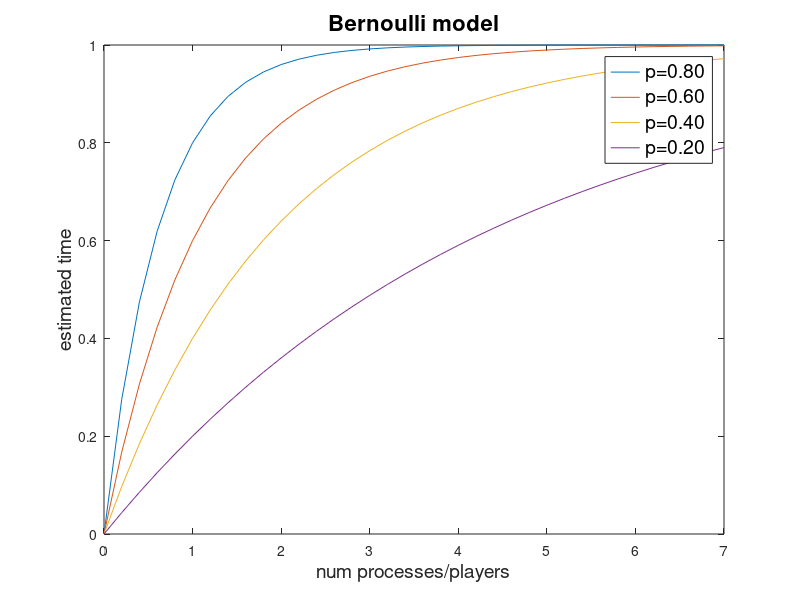
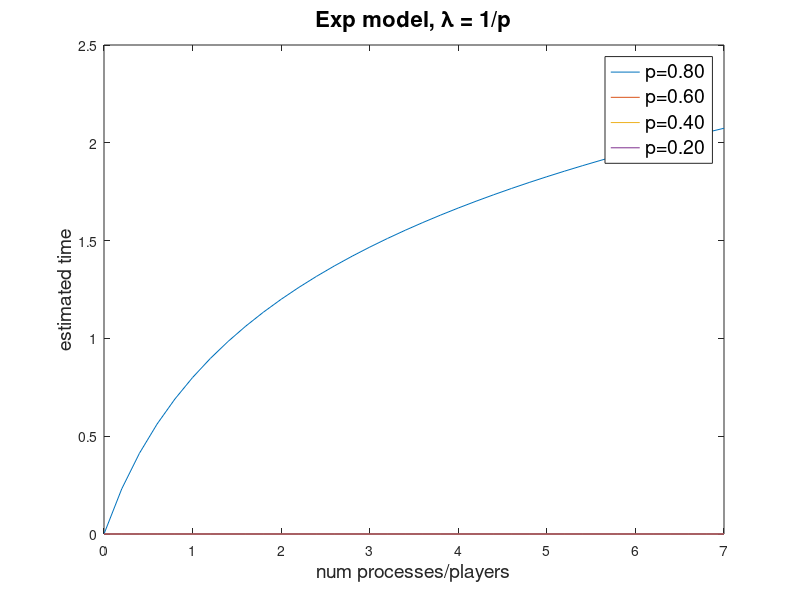
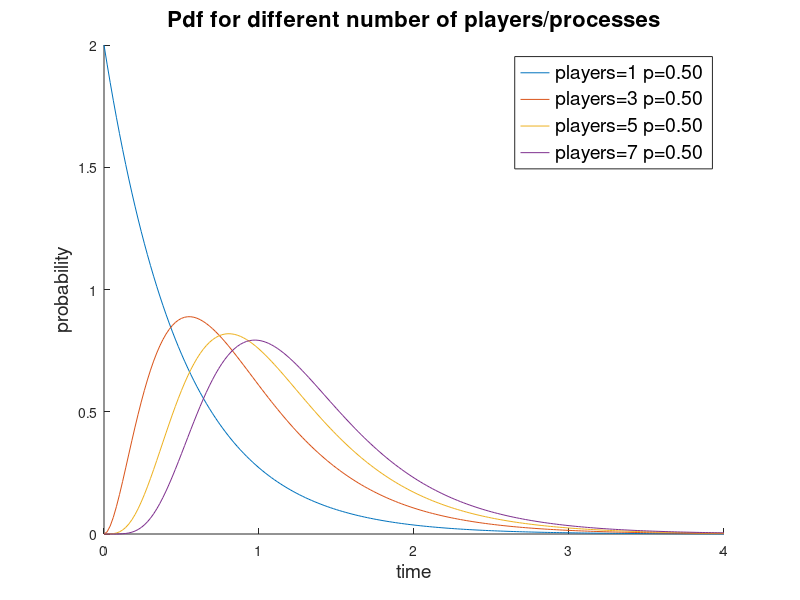

Write the MATLAB code that produced these figures, in order.
%% Methods for plotting

ftitle = @(s) title(s, 'FontSize', 16);
fxlabel = @(s) xlabel(s, 'FontSize', 14);
fylabel = @(s) ylabel(s, 'FontSize', 14);
setlegend = @(hl) set(hl, 'FontSize', 14);
flegend = @(c) setlegend(legend(c{:}));


%% Bernoulli version
f = @(n, p) 1 - (1 - p).^n;
len = @(x) size(x, 2);

% p = prob of long turn
step = 0.20;
p = (1 - step):-step:0.01;

maxn = 7;
processes = 0:0.2:maxn;
num_lines = len(processes);

out = zeros(num_lines, size(p, 2));
for i = 1:num_lines
    out(i, :) = f(processes(i), p);
end

plot(processes, out)
ftitle('Bernoulli model')
fxlabel('num processes/players')
fylabel('estimated time')
legend_cell = cellstr(num2str(p', 'p=%.2f'));
flegend(legend_cell)

clear step maxn f


%% Exp version

e_cdf = @(x, lambda) 1 - exp(-lambda .* x);
e_pdf = @(x, lambda) lambda .* exp(-lambda .* x);

% Supports vector argument for x
total_pdf = @(n, x, lambda) ...
            n .* e_pdf(x, lambda) .* (e_cdf(x, lambda) .^ (n - 1));

for i = 1:num_lines
    n = processes(i);
    for j = 1:len(p)
        lambda = 1 ./ p(j);
        integ = @(x) x .* total_pdf(n, x, lambda);
        out(i, j) = integral(integ, 0, 1000 * lambda);
    end
end

figure
plot(processes, out)
ftitle('Exp model, \lambda = 1/p')
fxlabel('num processes/players')
fylabel('estimated time')
legend_cell = cellstr(num2str(p', 'p=%.2f'));
flegend(legend_cell)

clear lambda integ out j


%% Plot pdf for different num players

figure
hold on

tp = 0.5;
players = 1:2:7;
xs = 0:0.02:4;
legend_cell = cell(1, len(players));
for i = 1:len(players)
    n = players(i);
    pdf = @(x) total_pdf(n, x, 1 ./ tp);
    plot(xs, pdf(xs))
    legend_cell(i) = {[num2str(n,'players=%i'),' ', num2str(tp,'p=%.2f')]};
end
ftitle('Pdf for different number of players/processes')
flegend(legend_cell)
fxlabel('time')
fylabel('probability')
hold off
clear xs pls tp i n pdf legendcell